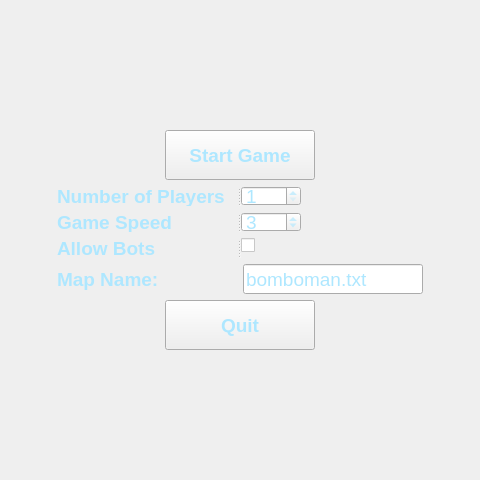
<?xml version="1.0" encoding="UTF-8"?>
<ui version="4.0">
 <class>game_menu</class>
 <widget class="QMainWindow" name="game_menu">
  <property name="geometry">
   <rect>
    <x>0</x>
    <y>0</y>
    <width>480</width>
    <height>480</height>
   </rect>
  </property>
  <property name="minimumSize">
   <size>
    <width>480</width>
    <height>480</height>
   </size>
  </property>
  <property name="maximumSize">
   <size>
    <width>480</width>
    <height>480</height>
   </size>
  </property>
  <property name="palette">
   <palette>
    <active/>
    <inactive/>
    <disabled/>
   </palette>
  </property>
  <property name="windowTitle">
   <string>Bomboman Menu</string>
  </property>
  <property name="windowIcon">
   <iconset resource="data.qrc">
    <normaloff>:/Images/bomboman_data/player_seven.png</normaloff>:/Images/bomboman_data/player_seven.png</iconset>
  </property>
  <property name="autoFillBackground">
   <bool>false</bool>
  </property>
  <property name="styleSheet">
   <string notr="true">background-image: url(:/Images/bomboman_data/menu.png);</string>
  </property>
  <property name="iconSize">
   <size>
    <width>48</width>
    <height>48</height>
   </size>
  </property>
  <widget class="QWidget" name="centralwidget">
   <layout class="QGridLayout" name="gridLayout_3">
    <item row="0" column="0">
     <spacer name="horizontalSpacer">
      <property name="orientation">
       <enum>Qt::Horizontal</enum>
      </property>
      <property name="sizeHint" stdset="0">
       <size>
        <width>40</width>
        <height>20</height>
       </size>
      </property>
     </spacer>
    </item>
    <item row="0" column="1">
     <layout class="QVBoxLayout" name="verticalLayout">
      <item>
       <spacer name="verticalSpacer">
        <property name="orientation">
         <enum>Qt::Vertical</enum>
        </property>
        <property name="sizeType">
         <enum>QSizePolicy::Expanding</enum>
        </property>
        <property name="sizeHint" stdset="0">
         <size>
          <width>17</width>
          <height>110</height>
         </size>
        </property>
       </spacer>
      </item>
      <item>
       <layout class="QGridLayout" name="gridLayout">
        <item row="0" column="0">
         <spacer name="horizontalSpacer_5">
          <property name="orientation">
           <enum>Qt::Horizontal</enum>
          </property>
          <property name="sizeHint" stdset="0">
           <size>
            <width>40</width>
            <height>20</height>
           </size>
          </property>
         </spacer>
        </item>
        <item row="0" column="1">
         <widget class="QPushButton" name="start_pushButton_2">
          <property name="sizePolicy">
           <sizepolicy hsizetype="Preferred" vsizetype="Preferred">
            <horstretch>0</horstretch>
            <verstretch>0</verstretch>
           </sizepolicy>
          </property>
          <property name="minimumSize">
           <size>
            <width>150</width>
            <height>50</height>
           </size>
          </property>
          <property name="maximumSize">
           <size>
            <width>150</width>
            <height>50</height>
           </size>
          </property>
          <property name="font">
           <font>
            <pointsize>14</pointsize>
            <weight>75</weight>
            <bold>true</bold>
           </font>
          </property>
          <property name="layoutDirection">
           <enum>Qt::LeftToRight</enum>
          </property>
          <property name="styleSheet">
           <string notr="true">color: rgb(174, 231, 255);</string>
          </property>
          <property name="text">
           <string>Start Game</string>
          </property>
         </widget>
        </item>
        <item row="0" column="2">
         <spacer name="horizontalSpacer_6">
          <property name="orientation">
           <enum>Qt::Horizontal</enum>
          </property>
          <property name="sizeHint" stdset="0">
           <size>
            <width>40</width>
            <height>20</height>
           </size>
          </property>
         </spacer>
        </item>
       </layout>
      </item>
      <item>
       <widget class="QSplitter" name="splitter_2">
        <property name="orientation">
         <enum>Qt::Horizontal</enum>
        </property>
        <widget class="QLabel" name="label_nplayers">
         <property name="sizePolicy">
          <sizepolicy hsizetype="Preferred" vsizetype="Preferred">
           <horstretch>0</horstretch>
           <verstretch>0</verstretch>
          </sizepolicy>
         </property>
         <property name="minimumSize">
          <size>
           <width>180</width>
           <height>20</height>
          </size>
         </property>
         <property name="maximumSize">
          <size>
           <width>180</width>
           <height>16777215</height>
          </size>
         </property>
         <property name="font">
          <font>
           <pointsize>14</pointsize>
           <weight>75</weight>
           <bold>true</bold>
           <kerning>true</kerning>
          </font>
         </property>
         <property name="autoFillBackground">
          <bool>false</bool>
         </property>
         <property name="styleSheet">
          <string notr="true">color: rgb(174, 231, 255);</string>
         </property>
         <property name="text">
          <string>Number of Players</string>
         </property>
        </widget>
        <widget class="QSpinBox" name="PlayerNumberBox_2">
         <property name="sizePolicy">
          <sizepolicy hsizetype="Preferred" vsizetype="Preferred">
           <horstretch>50</horstretch>
           <verstretch>20</verstretch>
          </sizepolicy>
         </property>
         <property name="minimumSize">
          <size>
           <width>60</width>
           <height>20</height>
          </size>
         </property>
         <property name="maximumSize">
          <size>
           <width>60</width>
           <height>20</height>
          </size>
         </property>
         <property name="sizeIncrement">
          <size>
           <width>50</width>
           <height>20</height>
          </size>
         </property>
         <property name="font">
          <font>
           <pointsize>14</pointsize>
           <kerning>true</kerning>
          </font>
         </property>
         <property name="autoFillBackground">
          <bool>true</bool>
         </property>
         <property name="styleSheet">
          <string notr="true">color: rgb(174, 231, 255);</string>
         </property>
         <property name="minimum">
          <number>1</number>
         </property>
         <property name="maximum">
          <number>4</number>
         </property>
        </widget>
       </widget>
      </item>
      <item>
       <widget class="QSplitter" name="splitter_3">
        <property name="orientation">
         <enum>Qt::Horizontal</enum>
        </property>
        <widget class="QLabel" name="label_speed">
         <property name="sizePolicy">
          <sizepolicy hsizetype="Preferred" vsizetype="Preferred">
           <horstretch>0</horstretch>
           <verstretch>0</verstretch>
          </sizepolicy>
         </property>
         <property name="minimumSize">
          <size>
           <width>180</width>
           <height>20</height>
          </size>
         </property>
         <property name="maximumSize">
          <size>
           <width>180</width>
           <height>16777215</height>
          </size>
         </property>
         <property name="font">
          <font>
           <pointsize>14</pointsize>
           <weight>75</weight>
           <bold>true</bold>
           <kerning>true</kerning>
          </font>
         </property>
         <property name="autoFillBackground">
          <bool>false</bool>
         </property>
         <property name="styleSheet">
          <string notr="true">color: rgb(174, 231, 255);</string>
         </property>
         <property name="text">
          <string>Game Speed</string>
         </property>
        </widget>
        <widget class="QSpinBox" name="GameSpeedBox_2">
         <property name="sizePolicy">
          <sizepolicy hsizetype="Preferred" vsizetype="Preferred">
           <horstretch>50</horstretch>
           <verstretch>20</verstretch>
          </sizepolicy>
         </property>
         <property name="minimumSize">
          <size>
           <width>60</width>
           <height>20</height>
          </size>
         </property>
         <property name="maximumSize">
          <size>
           <width>60</width>
           <height>20</height>
          </size>
         </property>
         <property name="baseSize">
          <size>
           <width>50</width>
           <height>20</height>
          </size>
         </property>
         <property name="font">
          <font>
           <pointsize>14</pointsize>
           <kerning>true</kerning>
          </font>
         </property>
         <property name="autoFillBackground">
          <bool>true</bool>
         </property>
         <property name="styleSheet">
          <string notr="true">color: rgb(174, 231, 255);</string>
         </property>
         <property name="minimum">
          <number>1</number>
         </property>
         <property name="maximum">
          <number>48</number>
         </property>
         <property name="singleStep">
          <number>1</number>
         </property>
         <property name="value">
          <number>3</number>
         </property>
        </widget>
       </widget>
      </item>
      <item>
       <widget class="QSplitter" name="splitter">
        <property name="orientation">
         <enum>Qt::Horizontal</enum>
        </property>
        <widget class="QLabel" name="label">
         <property name="sizePolicy">
          <sizepolicy hsizetype="Preferred" vsizetype="Preferred">
           <horstretch>0</horstretch>
           <verstretch>0</verstretch>
          </sizepolicy>
         </property>
         <property name="minimumSize">
          <size>
           <width>180</width>
           <height>20</height>
          </size>
         </property>
         <property name="maximumSize">
          <size>
           <width>180</width>
           <height>16777215</height>
          </size>
         </property>
         <property name="font">
          <font>
           <pointsize>14</pointsize>
           <weight>75</weight>
           <bold>true</bold>
          </font>
         </property>
         <property name="autoFillBackground">
          <bool>false</bool>
         </property>
         <property name="styleSheet">
          <string notr="true">color: rgb(174, 231, 255);</string>
         </property>
         <property name="text">
          <string>Allow Bots</string>
         </property>
        </widget>
        <widget class="QCheckBox" name="checkBox">
         <property name="sizePolicy">
          <sizepolicy hsizetype="Preferred" vsizetype="Preferred">
           <horstretch>0</horstretch>
           <verstretch>0</verstretch>
          </sizepolicy>
         </property>
         <property name="minimumSize">
          <size>
           <width>14</width>
           <height>14</height>
          </size>
         </property>
         <property name="maximumSize">
          <size>
           <width>14</width>
           <height>14</height>
          </size>
         </property>
         <property name="font">
          <font>
           <pointsize>14</pointsize>
           <weight>75</weight>
           <bold>true</bold>
          </font>
         </property>
         <property name="autoFillBackground">
          <bool>false</bool>
         </property>
         <property name="styleSheet">
          <string notr="true">color: rgb(174, 231, 255);
background-color: rgb(255, 255, 255);</string>
         </property>
         <property name="text">
          <string/>
         </property>
        </widget>
       </widget>
      </item>
      <item>
       <layout class="QGridLayout" name="gridLayout_6">
        <item row="0" column="0">
         <widget class="QLabel" name="label_map">
          <property name="sizePolicy">
           <sizepolicy hsizetype="Preferred" vsizetype="Preferred">
            <horstretch>0</horstretch>
            <verstretch>0</verstretch>
           </sizepolicy>
          </property>
          <property name="minimumSize">
           <size>
            <width>180</width>
            <height>20</height>
           </size>
          </property>
          <property name="maximumSize">
           <size>
            <width>180</width>
            <height>16777215</height>
           </size>
          </property>
          <property name="font">
           <font>
            <pointsize>14</pointsize>
            <weight>75</weight>
            <bold>true</bold>
            <kerning>true</kerning>
           </font>
          </property>
          <property name="autoFillBackground">
           <bool>false</bool>
          </property>
          <property name="styleSheet">
           <string notr="true">color: rgb(174, 231, 255);</string>
          </property>
          <property name="text">
           <string>Map Name:</string>
          </property>
         </widget>
        </item>
        <item row="0" column="1">
         <widget class="QLineEdit" name="lineEdit_map">
          <property name="sizePolicy">
           <sizepolicy hsizetype="Preferred" vsizetype="Preferred">
            <horstretch>0</horstretch>
            <verstretch>0</verstretch>
           </sizepolicy>
          </property>
          <property name="minimumSize">
           <size>
            <width>180</width>
            <height>0</height>
           </size>
          </property>
          <property name="maximumSize">
           <size>
            <width>100</width>
            <height>30</height>
           </size>
          </property>
          <property name="font">
           <font>
            <pointsize>14</pointsize>
            <kerning>true</kerning>
           </font>
          </property>
          <property name="autoFillBackground">
           <bool>false</bool>
          </property>
          <property name="styleSheet">
           <string notr="true">color: rgb(174, 231, 255);</string>
          </property>
          <property name="text">
           <string>bomboman.txt</string>
          </property>
         </widget>
        </item>
       </layout>
      </item>
      <item>
       <layout class="QGridLayout" name="gridLayout_2">
        <item row="0" column="0">
         <spacer name="horizontalSpacer_3">
          <property name="orientation">
           <enum>Qt::Horizontal</enum>
          </property>
          <property name="sizeHint" stdset="0">
           <size>
            <width>40</width>
            <height>20</height>
           </size>
          </property>
         </spacer>
        </item>
        <item row="0" column="1">
         <widget class="QPushButton" name="quit_pushButton_2">
          <property name="sizePolicy">
           <sizepolicy hsizetype="Preferred" vsizetype="Preferred">
            <horstretch>0</horstretch>
            <verstretch>0</verstretch>
           </sizepolicy>
          </property>
          <property name="minimumSize">
           <size>
            <width>150</width>
            <height>50</height>
           </size>
          </property>
          <property name="maximumSize">
           <size>
            <width>150</width>
            <height>50</height>
           </size>
          </property>
          <property name="font">
           <font>
            <pointsize>14</pointsize>
            <weight>75</weight>
            <bold>true</bold>
           </font>
          </property>
          <property name="layoutDirection">
           <enum>Qt::LeftToRight</enum>
          </property>
          <property name="styleSheet">
           <string notr="true">color: rgb(174, 231, 255);</string>
          </property>
          <property name="text">
           <string>Quit</string>
          </property>
         </widget>
        </item>
        <item row="0" column="2">
         <spacer name="horizontalSpacer_4">
          <property name="orientation">
           <enum>Qt::Horizontal</enum>
          </property>
          <property name="sizeHint" stdset="0">
           <size>
            <width>40</width>
            <height>20</height>
           </size>
          </property>
         </spacer>
        </item>
       </layout>
      </item>
      <item>
       <spacer name="verticalSpacer_2">
        <property name="orientation">
         <enum>Qt::Vertical</enum>
        </property>
        <property name="sizeHint" stdset="0">
         <size>
          <width>17</width>
          <height>112</height>
         </size>
        </property>
       </spacer>
      </item>
     </layout>
    </item>
    <item row="0" column="2">
     <spacer name="horizontalSpacer_2">
      <property name="orientation">
       <enum>Qt::Horizontal</enum>
      </property>
      <property name="sizeHint" stdset="0">
       <size>
        <width>40</width>
        <height>20</height>
       </size>
      </property>
     </spacer>
    </item>
   </layout>
  </widget>
 </widget>
 <resources>
  <include location="data.qrc"/>
 </resources>
 <connections/>
</ui>
